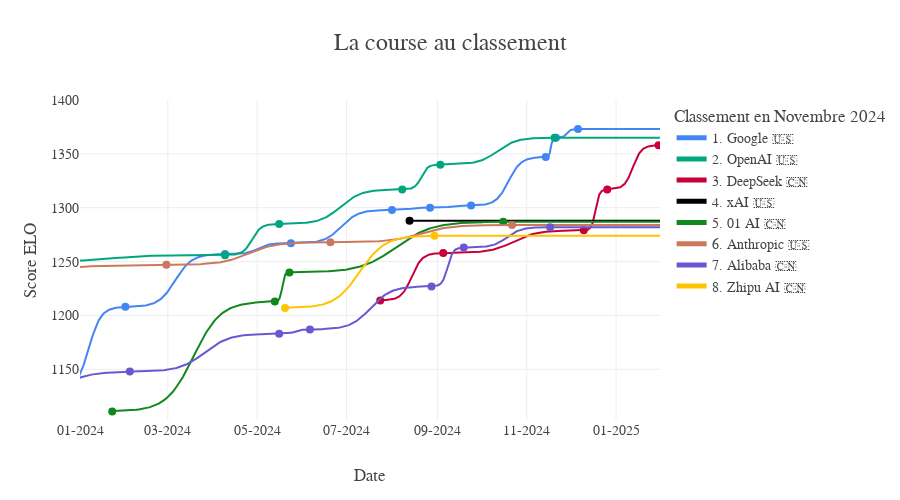

Notebook code cell kept with this figure:
### Code cell
import pandas as pd
import plotly.graph_objects as go
import numpy as np
from scipy.special import expit

# Assuming your DataFrame is named 'df'
# df = pd.read_csv('your_data.csv')

# Convert Release Date to datetime if it's not already
df["Release Date"] = pd.to_datetime(df["Release Date"])

# Sort the DataFrame by Release Date and rating (descending)
df = df.sort_values(["Release Date", "rating"], ascending=[True, False])

# Define the current date (October 3, 2024)
current_date = pd.Timestamp("2025-01-31")


# Function to create sigmoid transition
def sigmoid_transition(x, x0, k=0.1):
    return expit(k * (x - x0))


# Define organization to country mapping and colors
org_info = {
    "OpenAI": ("#00A67E", "🇺🇸"),  # Teal
    "Google": ("#4285F4", "🇺🇸"),  # Google Blue
    "xAI": ("black", "🇺🇸"),  # Bright Orange
    "Anthropic": ("#cc785c", "🇺🇸"),  # Brown (as requested)
    "Meta": ("#0064E0", "🇺🇸"),  # Facebook Blue
    "Alibaba": ("#6958cf", "🇨🇳"),
    "DeepSeek": ("#C70039", "🇨🇳"),
    "01 AI": ("#11871e", "🇨🇳"),  # Bright Green
    "DeepSeek AI": ("#9900CC", "🇨🇳"),  # Purple
    "Mistral": ("#ff7000", "🇫🇷"),  # Mistral Orange (as requested)
    "AI21 Labs": ("#1E90FF", "🇮🇱"),  # Dodger Blue,
    "Reka AI": ("#FFC300", "🇺🇸"),
    "Zhipu AI": ("#FFC300", "🇨🇳"),
}

# Create figure
fig = go.Figure()

for i, org in enumerate(
    df.groupby("Organization")["rating"]
    .max()
    .sort_values(ascending=False)
    .index.tolist()
):
    org_data = df[df["Organization"] == org]

    if len(org_data) > 0:
        x_values = []
        y_values = []
        current_best = -np.inf
        best_models = []

        # Group by date and get the best model for each date
        daily_best = org_data.groupby("Release Date").first().reset_index()

        for _, row in daily_best.iterrows():
            if row["rating"] > current_best:
                if len(x_values) > 0:
                    # Create smooth transition
                    transition_days = (row["Release Date"] - x_values[-1]).days
                    transition_points = pd.date_range(
                        x_values[-1],
                        row["Release Date"],
                        periods=max(100, transition_days),
                    )
                    x_values.extend(transition_points)

                    transition_y = current_best + (
                        row["rating"] - current_best
                    ) * sigmoid_transition(
                        np.linspace(-6, 6, len(transition_points)), 0, k=1
                    )
                    y_values.extend(transition_y)

                x_values.append(row["Release Date"])
                y_values.append(row["rating"])
                current_best = row["rating"]
                best_models.append(row)

        # Extend the line to the current date
        if x_values[-1] < current_date:
            x_values.append(current_date)
            y_values.append(current_best)

        # Get org color and flag
        color, flag = org_info.get(org, ("#808080", ""))

        # Add line plot
        fig.add_trace(
            go.Scatter(
                x=x_values,
                y=y_values,
                mode="lines",
                name=f"{i + 1}. {org} {flag}",
                line=dict(color=color, width=2),
                hoverinfo="skip",
            )
        )

        # Add scatter plot for best model points
        best_models_df = pd.DataFrame(best_models)
        fig.add_trace(
            go.Scatter(
                x=best_models_df["Release Date"],
                y=best_models_df["rating"],
                mode="markers",
                name=org,
                showlegend=False,
                marker=dict(color=color, size=8, symbol="circle"),
                text=best_models_df["Model"],
                hovertemplate="<b>%{text}</b><br>Date: %{x}<br>ELO Score: %{y:.2f}<extra></extra>",
            )
        )


# Update layout
fig.update_layout(
    xaxis_title="Date",
    title="La course au classement",
    yaxis_title="Score ELO",
    legend_title="Classement en Novembre 2024",
    xaxis_range=[pd.Timestamp("2024-01-01"), current_date],  # Extend x-axis for labels
    yaxis_range=[1103, 1400],
)
apply_template(fig)

fig.update_xaxes(
    tickformat="%m-%Y",
)

fig.show()

### Figure 1 — Plotly figure (JSON) as saved in the notebook; plotly's stock layout.template omitted (floating-point values rounded to 4 significant figures; data arrays with more than 128 entries replaced by an {"elided": "..."} marker saying what was removed)
{"data": [{"hoverinfo": "skip", "line": {"color": "#4285F4", "width": 2}, "mode": "lines", "name": "1. Google 🇺🇸", "type": "scatter", "x": {"elided": "1068 str values"}, "y": {"elided": "1068 float values"}}, {"hovertemplate": "<b>%{text}</b><br>Date: %{x}<br>ELO Score: %{y:.2f}<extra></extra>", "marker": {"color": "#4285F4", "size": 8, "symbol": "circle"}, "mode": "markers", "name": "Google", "showlegend": false, "text": ["PaLM-Chat-Bison-001", "Gemini-1.0-Pro-001", "Gemini App (2024-01-24)", "Gemini-1.5-Pro-Preview-0409", "Gemini Advanced App (2024-05-14)", "Gemini-1.5-Pro-Exp-0801", "Gemini-1.5-Pro-Exp-0827", "Gemini-1.5-Pro-002", "Gemini-Exp-1114", "Gemini-Exp-1121", "Gemini-Exp-1206"], "type": "scatter", "x": ["2023-07-10T00:00:00", "2023-12-13T00:00:00", "2024-02-01T00:00:00", "2024-04-09T00:00:00", "2024-05-24T00:00:00", "2024-08-01T00:00:00", "2024-08-27T00:00:00", "2024-09-24T00:00:00", "2024-11-14T00:00:00", "2024-11-21T00:00:00", "2024-12-06T00:00:00"], "y": [1004, 1131, 1208, 1257, 1267, 1298, 1300, 1302, 1347, 1365, 1373]}, {"hoverinfo": "skip", "line": {"color": "#00A67E", "width": 2}, "mode": "lines", "name": "2. OpenAI 🇺🇸", "type": "scatter", "x": {"elided": "800 str values"}, "y": {"elided": "800 float values"}}, {"hovertemplate": "<b>%{text}</b><br>Date: %{x}<br>ELO Score: %{y:.2f}<extra></extra>", "marker": {"color": "#00A67E", "size": 8, "symbol": "circle"}, "mode": "markers", "name": "OpenAI", "showlegend": false, "text": ["GPT-4-0314", "GPT-4-1106-preview", "GPT-4-Turbo-2024-04-09", "GPT-4o-2024-05-13", "ChatGPT-4o-latest (2024-08-08)", "ChatGPT-4o-latest (2024-09-03)", "ChatGPT-4o-latest (2024-11-20)"], "type": "scatter", "x": ["2023-03-14T00:00:00", "2023-11-06T00:00:00", "2024-04-09T00:00:00", "2024-05-16T00:00:00", "2024-08-08T00:00:00", "2024-09-03T00:00:00", "2024-11-20T00:00:00"], "y": [1186, 1250, 1256, 1285, 1317, 1340, 1365]}, {"hoverinfo": "skip", "line": {"color": "#C70039", "width": 2}, "mode": "lines", "name": "3. DeepSeek 🇨🇳", "type": "scatter", "x": {"elided": "406 str values"}, "y": {"elided": "406 float values"}}, {"hovertemplate": "<b>%{text}</b><br>Date: %{x}<br>ELO Score: %{y:.2f}<extra></extra>", "marker": {"color": "#C70039", "size": 8, "symbol": "circle"}, "mode": "markers", "name": "DeepSeek", "showlegend": false, "text": ["Deepseek-Coder-v2-0724", "Deepseek-v2.5", "Deepseek-v2.5-1210", "DeepSeek-V3", "DeepSeek-R1"], "type": "scatter", "x": ["2024-07-24T00:00:00", "2024-09-05T00:00:00", "2024-12-10T00:00:00", "2024-12-26T00:00:00", "2025-01-30T00:00:00"], "y": [1214, 1258, 1279, 1317, 1358]}, {"hoverinfo": "skip", "line": {"color": "black", "width": 2}, "mode": "lines", "name": "4. xAI 🇺🇸", "type": "scatter", "x": ["2024-08-13T00:00:00", "2025-01-31T00:00:00"], "y": [1288, 1288]}, {"hovertemplate": "<b>%{text}</b><br>Date: %{x}<br>ELO Score: %{y:.2f}<extra></extra>", "marker": {"color": "black", "size": 8, "symbol": "circle"}, "mode": "markers", "name": "xAI", "showlegend": false, "text": ["Grok-2-08-13"], "type": "scatter", "x": ["2024-08-13T00:00:00"], "y": [1288]}, {"hoverinfo": "skip", "line": {"color": "#11871e", "width": 2}, "mode": "lines", "name": "5. 01 AI 🇨🇳", "type": "scatter", "x": {"elided": "362 str values"}, "y": {"elided": "362 float values"}}, {"hovertemplate": "<b>%{text}</b><br>Date: %{x}<br>ELO Score: %{y:.2f}<extra></extra>", "marker": {"color": "#11871e", "size": 8, "symbol": "circle"}, "mode": "markers", "name": "01 AI", "showlegend": false, "text": ["Yi-34B-Chat", "Yi-Large", "Yi-Large-preview", "Yi-Lightning"], "type": "scatter", "x": ["2024-01-23T00:00:00", "2024-05-13T00:00:00", "2024-05-23T00:00:00", "2024-10-16T00:00:00"], "y": [1111, 1213, 1240, 1287]}, {"hoverinfo": "skip", "line": {"color": "#cc785c", "width": 2}, "mode": "lines", "name": "6. Anthropic 🇺🇸", "type": "scatter", "x": {"elided": "593 str values"}, "y": {"elided": "593 float values"}}, {"hovertemplate": "<b>%{text}</b><br>Date: %{x}<br>ELO Score: %{y:.2f}<extra></extra>", "marker": {"color": "#cc785c", "size": 8, "symbol": "circle"}, "mode": "markers", "name": "Anthropic", "showlegend": false, "text": ["Claude-1", "Claude 3 Opus", "Claude 3.5 Sonnet (20240620)", "Claude 3.5 Sonnet (20241022)"], "type": "scatter", "x": ["2023-03-14T00:00:00", "2024-02-29T00:00:00", "2024-06-20T00:00:00", "2024-10-22T00:00:00"], "y": [1149, 1247, 1268, 1284]}, {"hoverinfo": "skip", "line": {"color": "#6958cf", "width": 2}, "mode": "lines", "name": "7. Alibaba 🇨🇳", "type": "scatter", "x": {"elided": "643 str values"}, "y": {"elided": "643 float values"}}, {"hovertemplate": "<b>%{text}</b><br>Date: %{x}<br>ELO Score: %{y:.2f}<extra></extra>", "marker": {"color": "#6958cf", "size": 8, "symbol": "circle"}, "mode": "markers", "name": "Alibaba", "showlegend": false, "text": ["Qwen-14B-Chat", "Qwen1.5-72B-Chat", "Qwen-Max-0428", "Qwen2-72B-Instruct", "Qwen-Plus-0828", "Qwen-Max-0919", "Qwen2.5-plus-1127"], "type": "scatter", "x": ["2023-09-24T00:00:00", "2024-02-04T00:00:00", "2024-05-16T00:00:00", "2024-06-06T00:00:00", "2024-08-28T00:00:00", "2024-09-19T00:00:00", "2024-11-17T00:00:00"], "y": [1035, 1148, 1183, 1187, 1227, 1263, 1282]}, {"hoverinfo": "skip", "line": {"color": "#FFC300", "width": 2}, "mode": "lines", "name": "8. Zhipu AI 🇨🇳", "type": "scatter", "x": ["2024-05-20T00:00:00", "2024-05-20T00:00:00", "2024-05-21T00:14:15.445544", "2024-05-22T00:28:30.891089", "2024-05-23T00:42:46.336633", "2024-05-24T00:57:01.782178", "2024-05-25T01:11:17.227722", "2024-05-26T01:25:32.673267", "2024-05-27T01:39:48.118811", "2024-05-28T01:54:03.564356", "2024-05-29T02:08:19.009900", "2024-05-30T02:22:34.455445", "2024-05-31T02:36:49.900990", "2024-06-01T02:51:05.346534", "2024-06-02T03:05:20.792079", "2024-06-03T03:19:36.237623", "2024-06-04T03:33:51.683168", "2024-06-05T03:48:07.128712", "2024-06-06T04:02:22.574257", "2024-06-07T04:16:38.019801", "2024-06-08T04:30:53.465346", "2024-06-09T04:45:08.910891", "2024-06-10T04:59:24.356435", "2024-06-11T05:13:39.801980", "2024-06-12T05:27:55.247524", "2024-06-13T05:42:10.693069", "2024-06-14T05:56:26.138613", "2024-06-15T06:10:41.584158", "2024-06-16T06:24:57.029702", "2024-06-17T06:39:12.475247", "2024-06-18T06:53:27.920792", "2024-06-19T07:07:43.366336", "2024-06-20T07:21:58.811881", "2024-06-21T07:36:14.257425", "2024-06-22T07:50:29.702970", "2024-06-23T08:04:45.148514", "2024-06-24T08:19:00.594059", "2024-06-25T08:33:16.039603", "2024-06-26T08:47:31.485148", "2024-06-27T09:01:46.930693", "2024-06-28T09:16:02.376237", "2024-06-29T09:30:17.821782", "2024-06-30T09:44:33.267326", "2024-07-01T09:58:48.712871", "2024-07-02T10:13:04.158415", "2024-07-03T10:27:19.603960", "2024-07-04T10:41:35.049504", "2024-07-05T10:55:50.495049", "2024-07-06T11:10:05.940594", "2024-07-07T11:24:21.386138", "2024-07-08T11:38:36.831683", "2024-07-09T11:52:52.277227", "2024-07-10T12:07:07.722772", "2024-07-11T12:21:23.168316", "2024-07-12T12:35:38.613861", "2024-07-13T12:49:54.059405", "2024-07-14T13:04:09.504950", "2024-07-15T13:18:24.950495", "2024-07-16T13:32:40.396039", "2024-07-17T13:46:55.841584", "2024-07-18T14:01:11.287128", "2024-07-19T14:15:26.732673", "2024-07-20T14:29:42.178217", "2024-07-21T14:43:57.623762", "2024-07-22T14:58:13.069306", "2024-07-23T15:12:28.514851", "2024-07-24T15:26:43.960396", "2024-07-25T15:40:59.405940", "2024-07-26T15:55:14.851485", "2024-07-27T16:09:30.297029", "2024-07-28T16:23:45.742574", "2024-07-29T16:38:01.188118", "2024-07-30T16:52:16.633663", "2024-07-31T17:06:32.079207", "2024-08-01T17:20:47.524752", "2024-08-02T17:35:02.970297", "2024-08-03T17:49:18.415841", "2024-08-04T18:03:33.861386", "2024-08-05T18:17:49.306930", "2024-08-06T18:32:04.752475", "2024-08-07T18:46:20.198019", "2024-08-08T19:00:35.643564", "2024-08-09T19:14:51.089108", "2024-08-10T19:29:06.534653", "2024-08-11T19:43:21.980198", "2024-08-12T19:57:37.425742", "2024-08-13T20:11:52.871287", "2024-08-14T20:26:08.316831", "2024-08-15T20:40:23.762376", "2024-08-16T20:54:39.207920", "2024-08-17T21:08:54.653465", "2024-08-18T21:23:10.099009", "2024-08-19T21:37:25.544554", "2024-08-20T21:51:40.990099", "2024-08-21T22:05:56.435643", "2024-08-22T22:20:11.881188", "2024-08-23T22:34:27.326732", "2024-08-24T22:48:42.772277", "2024-08-25T23:02:58.217821", "2024-08-26T23:17:13.663366", "2024-08-27T23:31:29.108910", "2024-08-28T23:45:44.554455", "2024-08-30T00:00:00", "2024-08-30T00:00:00", "2025-01-31T00:00:00"], "y": [1207, 1207.0, 1207.0, 1207.0, 1207.0, 1207.0, 1207.0, 1207.0, 1207.0, 1207.0, 1207.0, 1208.0, 1208.0, 1208.0, 1208.0, 1208.0, 1208.0, 1208.0, 1208.0, 1208.0, 1209.0, 1209.0, 1209.0, 1209.0, 1209.0, 1210.0, 1210.0, 1210.0, 1211.0, 1211.0, 1212.0, 1212.0, 1213.0, 1214.0, 1214.0, 1215.0, 1216.0, 1217.0, 1218.0, 1219.0, 1221.0, 1222.0, 1223.0, 1225.0, 1226.0, 1228.0, 1230.0, 1232.0, 1234.0, 1236.0, 1238.0, 1240.0, 1241.0, 1243.0, 1245.0, 1247.0, 1249.0, 1251.0, 1253.0, 1255.0, 1256.0, 1258.0, 1259.0, 1260.0, 1262.0, 1263.0, 1264.0, 1265.0, 1266.0, 1267.0, 1267.0, 1268.0, 1269.0, 1269.0, 1270.0, 1270.0, 1271.0, 1271.0, 1271.0, 1272.0, 1272.0, 1272.0, 1272.0, 1272.0, 1273.0, 1273.0, 1273.0, 1273.0, 1273.0, 1273.0, 1273.0, 1273.0, 1273.0, 1274.0, 1274.0, 1274.0, 1274.0, 1274.0, 1274.0, 1274.0, 1274.0, 1274.0, 1274.0, 1274, 1274]}, {"hovertemplate": "<b>%{text}</b><br>Date: %{x}<br>ELO Score: %{y:.2f}<extra></extra>", "marker": {"color": "#FFC300", "size": 8, "symbol": "circle"}, "mode": "markers", "name": "Zhipu AI", "showlegend": false, "text": ["GLM-4-0520", "GLM-4-Plus"], "type": "scatter", "x": ["2024-05-20T00:00:00", "2024-08-30T00:00:00"], "y": [1207, 1274]}], "layout": {"font": {"family": "Garamond", "size": 14}, "height": 500, "legend": {"font": {"family": "Garamond", "size": 14}, "itemsizing": "constant", "itemwidth": 30, "title": {"font": {"family": "Garamond"}, "text": "Classement en Novembre 2024"}}, "title": {"font": {"family": "Garamond", "size": 24}, "text": "La course au classement", "xanchor": "center"}, "width": 900, "xaxis": {"range": ["2024-01-01T00:00:00", "2025-01-31T00:00:00"], "tickfont": {"family": "Garamond"}, "tickformat": "%m-%Y", "title": {"font": {"family": "Garamond"}, "text": "Date"}}, "yaxis": {"range": [1103, 1400], "tickfont": {"family": "Garamond"}, "title": {"font": {"family": "Garamond"}, "text": "Score ELO"}}}}
